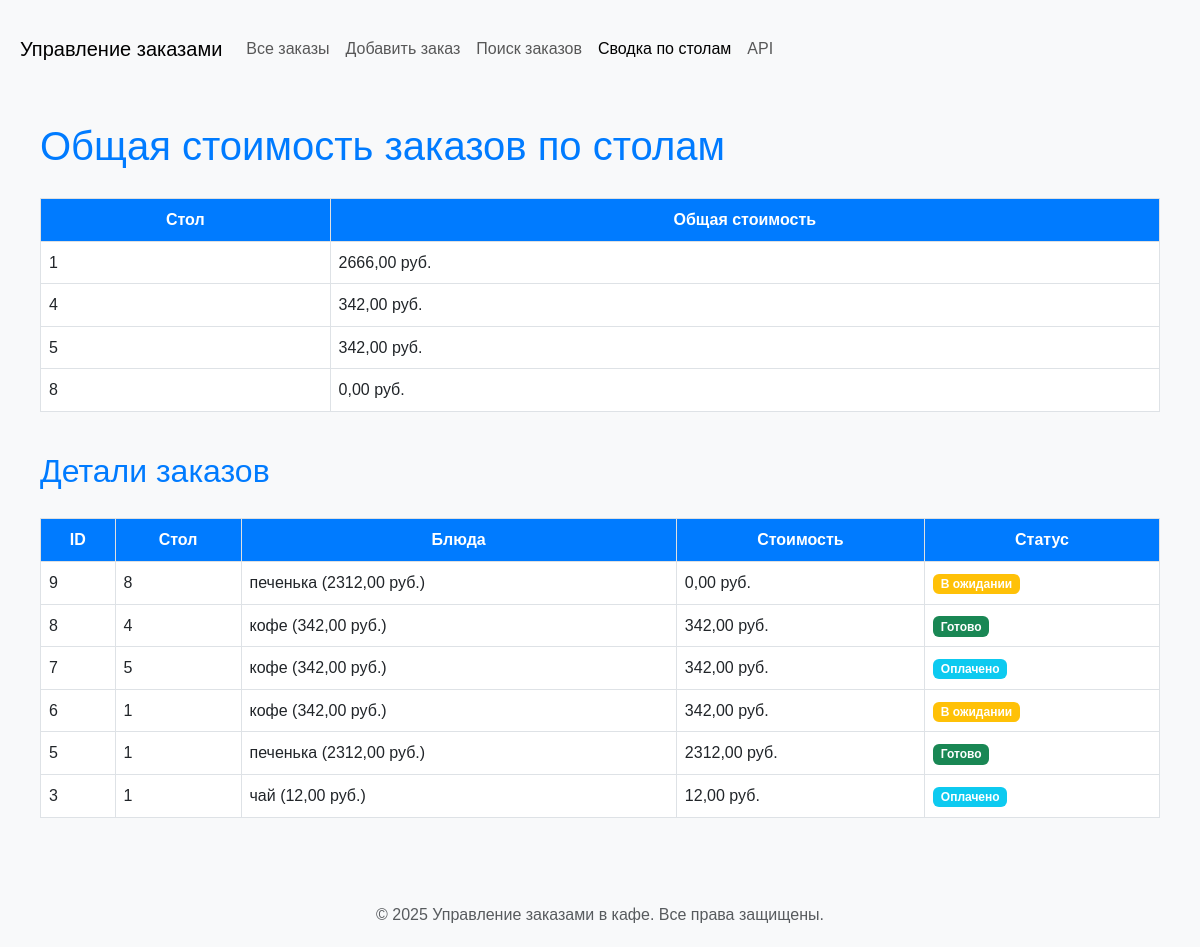
The app's page /table_summary/, older data.
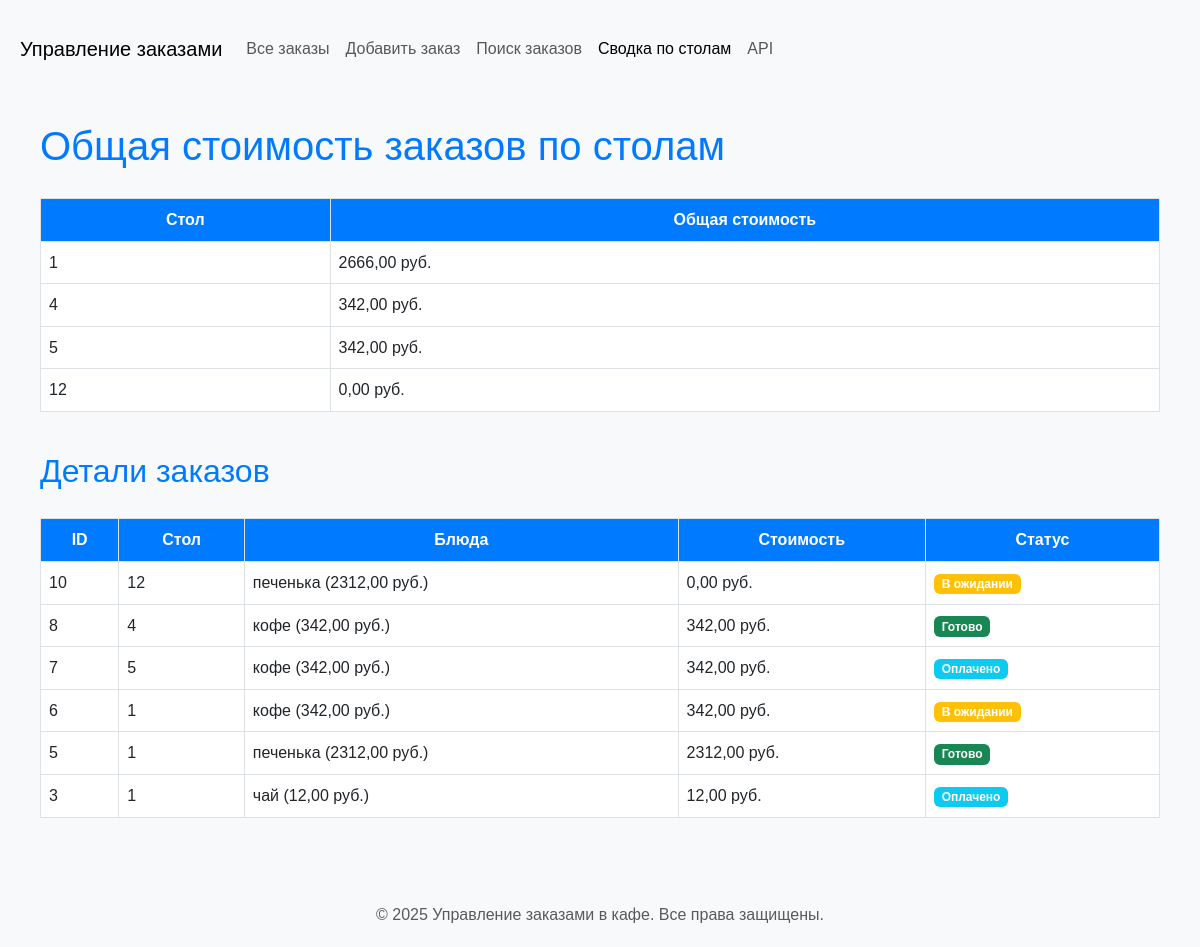
The same page, newer data.
### cafe_orders_app/models.py (models this page shows, shortened)
class Order(models.Model):
    PENDING = 'В ожидании'
    READY = 'Готово'
    PAID = 'Оплачено'
    STATUS_CHOICES = [
        (PENDING, 'В ожидании'),
        (READY, 'Готово'),
        (PAID, 'Оплачено')
    ]
    table_number = models.IntegerField(verbose_name="Номер столика")
    dishes = models.ManyToManyField(
        Dish,
        blank=True,
        verbose_name="Блюда"
    )
    total_price = models.DecimalField(
        max_digits=10,
        decimal_places=2,
        default=0,
        verbose_name="Общая стоимость"
    )
    status = models.CharField(
        max_length=10,
        choices=STATUS_CHOICES,
        default=PENDING,
        verbose_name="Статус заказа"
    )
    class Meta:
        verbose_name = "Заказ"
        verbose_name_plural = "Заказы"
        ordering = ['-id']

class Dish(models.Model):
    name = models.CharField(max_length=255, verbose_name="Название блюда")
    price = models.DecimalField(
        max_digits=10,
        decimal_places=2,
        verbose_name="Цена"
    )
    available = models.BooleanField(default=True, verbose_name="Доступно")
    class Meta:
        verbose_name = "Блюдо"
        verbose_name_plural = "Блюда"
        ordering = ['name']

### cafe_orders_app/views.py (the view)
# urls.py: path('table_summary/', views.table_summary, name='table_summary'),
def table_summary(request: HttpRequest) -> HttpResponse:
    table_totals = (
        Order.objects.values('table_number')
        .annotate(total_price=Sum('total_price'))
        .order_by('table_number')
    )
    orders = Order.objects.all()
    return render(request, 'cafe_orders_app/table_summary.html', {
        'table_totals': table_totals,
        'orders': orders,
    })

### cafe_orders_app/templates/cafe_orders_app/table_summary.html
{% extends 'cafe_orders_app/base.html' %}
{% block content %}
<div class="container">
    <h1>Общая стоимость заказов по столам</h1>
    <div class="table-responsive mb-4">
        <table class="table table-bordered table-hover">
            <thead class="table-light">
                <tr>
                    <th>Стол</th>
                    <th>Общая стоимость</th>
                </tr>
            </thead>
            <tbody>
                {% for table in table_totals %}
                <tr>
                    <td>{{ table.table_number }}</td>
                    <td>{{ table.total_price|floatformat:2 }} руб.</td>
                </tr>
                {% empty %}
                <tr>
                    <td colspan="2" class="text-center">Нет данных о заказах</td>
                </tr>
                {% endfor %}
            </tbody>
        </table>
    </div>
    <h2>Детали заказов</h2>
    <div class="table-responsive">
        <table class="table table-bordered table-hover">
            <thead class="table-light">
                <tr>
                    <th>ID</th>
                    <th>Стол</th>
                    <th>Блюда</th>
                    <th>Стоимость</th>
                    <th>Статус</th>
                </tr>
            </thead>
            <tbody>
                {% for order in orders %}
                <tr>
                    <td>{{ order.id }}</td>
                    <td>{{ order.table_number }}</td>
                    <td>
                        {% for dish in order.dishes.all %}
                            {{ dish.name }} ({{ dish.price|floatformat:2 }} руб.)<br>
                        {% empty %}
                            Нет блюд
                        {% endfor %}
                    </td>
                    <td>{{ order.total_price|floatformat:2 }} руб.</td>
                    <td>
                        <span class="badge
                            {% if order.status == 'В ожидании' %}bg-warning
                            {% elif order.status == 'Готово' %}bg-success
                            {% elif order.status == 'Оплачено' %}bg-info
                            {% else %}bg-secondary
                            {% endif %}">
                            {{ order.status|capfirst }}
                        </span>
                    </td>
                </tr>
                {% empty %}
                <tr>
                    <td colspan="5" class="text-center">Нет заказов</td>
                </tr>
                {% endfor %}
            </tbody>
        </table>
    </div>
</div>
{% endblock %}

Row changes from the older to the newer data that the page shows:
removed Order: id "9", table_number "8", total_price "0,00", status "В ожидании", Dish (name "печенька", price "2312,00")
added Order: id "10", table_number "12", total_price "0,00", status "В ожидании", Dish (name "печенька", price "2312,00")
Text that changed along with them:
new list line: "12 0,00 руб."
list line gone: "8 0,00 руб."
